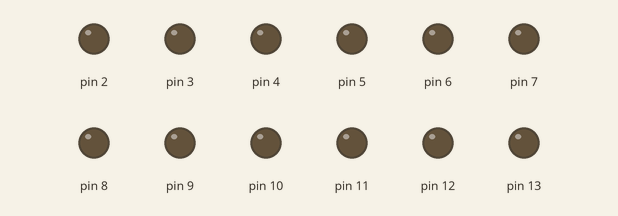
This sketch was run on a simulated Arduino Uno, built with avr-gcc and run on an emulated ATmega328P. Shown: output pins drawn as LEDs (lit = HIGH). Pins used as bus, display or sensor lines are not drawn.

Above: at 0.06 s.
At 2.5 s:
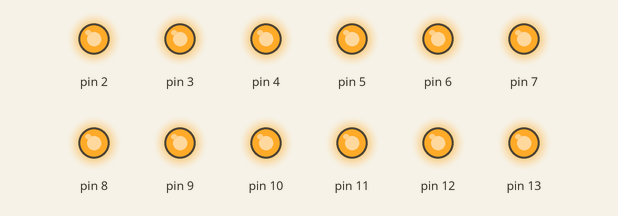
Timing chart, 0 to 3.0 s (numbered marks = the images above):
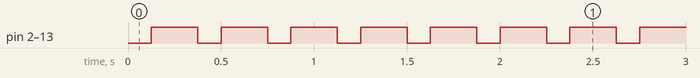

The sketch:

blinky.ino
```cpp
int pin = 0;
void setup() {
  // put your setup code here, to run once:
  for (int i = 0; i <= 13; i++) {
    pinMode(i, OUTPUT);
  }
  Serial.begin(9600);
  /*digitalWrite(13, HIGH);
  while(!Serial.available()) {
  }
  digitalWrite(13, LOW);
  Serial.println("foo");*/
}

void loop() {
  // put your main code here, to run repeatedly:
  delay(125);
  //Serial.println("foo");
  for (int i = 0; i <= 13; i++) {
    digitalWrite(i, HIGH);
  }
  delay(250);
  for (int i = 0; i <= 13; i++) {
    digitalWrite(i, LOW);
  }
}
```

Measured:
- by itself, pin 2–13: alternates HIGH for 0.25 s and LOW for 0.13 s
